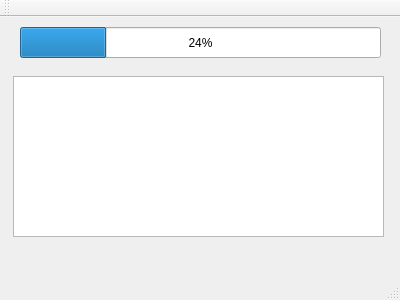
<?xml version="1.0" encoding="UTF-8"?>
<ui version="4.0">
 <class>MainWindow</class>
 <widget class="QMainWindow" name="MainWindow">
  <property name="geometry">
   <rect>
    <x>0</x>
    <y>0</y>
    <width>400</width>
    <height>300</height>
   </rect>
  </property>
  <property name="windowTitle">
   <string>MainWindow</string>
  </property>
  <widget class="QWidget" name="centralWidget">
   <widget class="QProgressBar" name="progressBar">
    <property name="geometry">
     <rect>
      <x>20</x>
      <y>10</y>
      <width>361</width>
      <height>31</height>
     </rect>
    </property>
    <property name="value">
     <number>24</number>
    </property>
   </widget>
   <widget class="QPlainTextEdit" name="plainTextEdit">
    <property name="geometry">
     <rect>
      <x>13</x>
      <y>59</y>
      <width>371</width>
      <height>161</height>
     </rect>
    </property>
   </widget>
  </widget>
  <widget class="QMenuBar" name="menuBar">
   <property name="geometry">
    <rect>
     <x>0</x>
     <y>0</y>
     <width>400</width>
     <height>22</height>
    </rect>
   </property>
  </widget>
  <widget class="QToolBar" name="mainToolBar">
   <attribute name="toolBarArea">
    <enum>TopToolBarArea</enum>
   </attribute>
   <attribute name="toolBarBreak">
    <bool>false</bool>
   </attribute>
  </widget>
  <widget class="QStatusBar" name="statusBar"/>
 </widget>
 <layoutdefault spacing="6" margin="11"/>
 <resources/>
 <connections/>
</ui>
